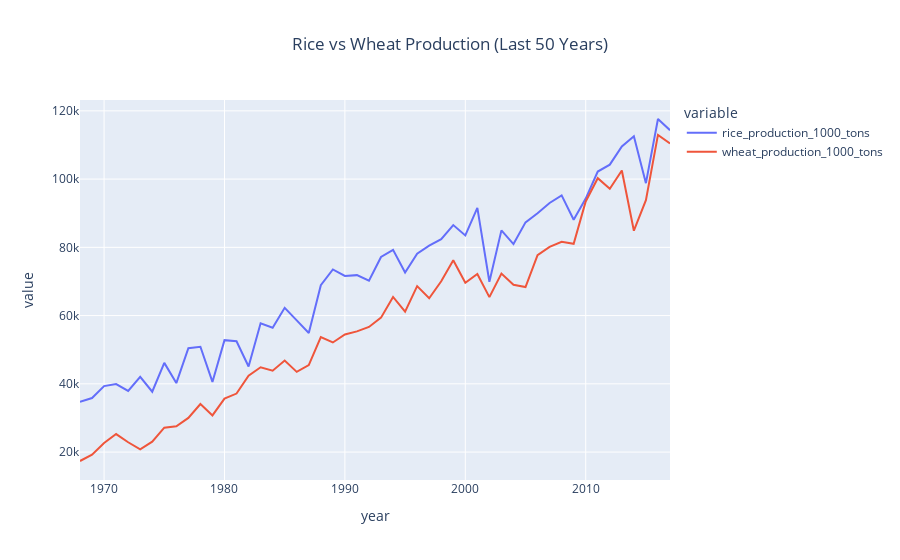

This figure's notebook cell:
### Code cell
# 6. Rice vs Wheat Production (Last 50 Years)
rice_wheat_50 = df.groupby("year")[["rice_production_1000_tons", "wheat_production_1000_tons"]].sum().reset_index().tail(50)
print(rice_wheat_50)
fig=px.line(rice_wheat_50, 
        x="year", 
        y=["rice_production_1000_tons", "wheat_production_1000_tons"], 
        title="Rice vs Wheat Production (Last 50 Years)")
fig.update_layout(title_x=0.5)
fig.show()

### Figure 1 — Plotly figure (JSON) as saved in the notebook; plotly's stock layout.template omitted (floating-point values rounded to 4 significant figures)
{"data": [{"hovertemplate": "variable=rice_production_1000_tons<br>year=%{x}<br>value=%{y}<extra></extra>", "legendgroup": "rice_production_1000_tons", "line": {"color": "#636efa", "dash": "solid"}, "marker": {"symbol": "circle"}, "mode": "lines", "name": "rice_production_1000_tons", "orientation": "v", "showlegend": true, "type": "scatter", "x": [1968, 1969, 1970, 1971, 1972, 1973, 1974, 1975, 1976, 1977, 1978, 1979, 1980, 1981, 1982, 1983, 1984, 1985, 1986, 1987, 1988, 1989, 1990, 1991, 1992, 1993, 1994, 1995, 1996, 1997, 1998, 1999, 2000, 2001, 2002, 2003, 2004, 2005, 2006, 2007, 2008, 2009, 2010, 2011, 2012, 2013, 2014, 2015, 2016, 2017], "xaxis": "x", "y": [34710.0, 35850.0, 39320.0, 39950.0, 37930.0, 42030.0, 37690.0, 46140.0, 40230.0, 50440.0, 50870.0, 40560.0, 52800.0, 52490.0, 45080.0, 57770.0, 56450.0, 62290.0, 58590.0, 54890.0, 68920.0, 73530.0, 71610.0, 71860.0, 70210.0, 77180.0, 79270.0, 72620.0, 78120.0, 80500.0, 82390.0, 86530.0, 83480.0, 91560.0, 69920.0, 84970.0, 80950.0, 87320.0, 89980.0, 93000.0, 95230.0, 88070.0, 94300.0, 102200.0, 104200.0, 109600.0, 112600.0, 98820.0, 117600.0, 114300.0], "yaxis": "y"}, {"hovertemplate": "variable=wheat_production_1000_tons<br>year=%{x}<br>value=%{y}<extra></extra>", "legendgroup": "wheat_production_1000_tons", "line": {"color": "#EF553B", "dash": "solid"}, "marker": {"symbol": "circle"}, "mode": "lines", "name": "wheat_production_1000_tons", "orientation": "v", "showlegend": true, "type": "scatter", "x": [1968, 1969, 1970, 1971, 1972, 1973, 1974, 1975, 1976, 1977, 1978, 1979, 1980, 1981, 1982, 1983, 1984, 1985, 1986, 1987, 1988, 1989, 1990, 1991, 1992, 1993, 1994, 1995, 1996, 1997, 1998, 1999, 2000, 2001, 2002, 2003, 2004, 2005, 2006, 2007, 2008, 2009, 2010, 2011, 2012, 2013, 2014, 2015, 2016, 2017], "xaxis": "x", "y": [17390.0, 19240.0, 22680.0, 25280.0, 22880.0, 20830.0, 23050.0, 27150.0, 27580.0, 30000.0, 34080.0, 30750.0, 35660.0, 37150.0, 42400.0, 44860.0, 43850.0, 46810.0, 43500.0, 45510.0, 53680.0, 52120.0, 54450.0, 55380.0, 56670.0, 59400.0, 65460.0, 61160.0, 68630.0, 65090.0, 70060.0, 76210.0, 69620.0, 72190.0, 65400.0, 72320.0, 69010.0, 68380.0, 77710.0, 80130.0, 81610.0, 81020.0, 93440.0, 100300.0, 97180.0, 102500.0, 84870.0, 93820.0, 113000.0, 110400.0], "yaxis": "y"}], "layout": {"legend": {"title": {"text": "variable"}, "tracegroupgap": 0}, "title": {"text": "Rice vs Wheat Production (Last 50 Years)", "x": 0.5}, "xaxis": {"anchor": "y", "domain": [0, 1], "title": {"text": "year"}}, "yaxis": {"anchor": "x", "domain": [0, 1], "title": {"text": "value"}}}}
